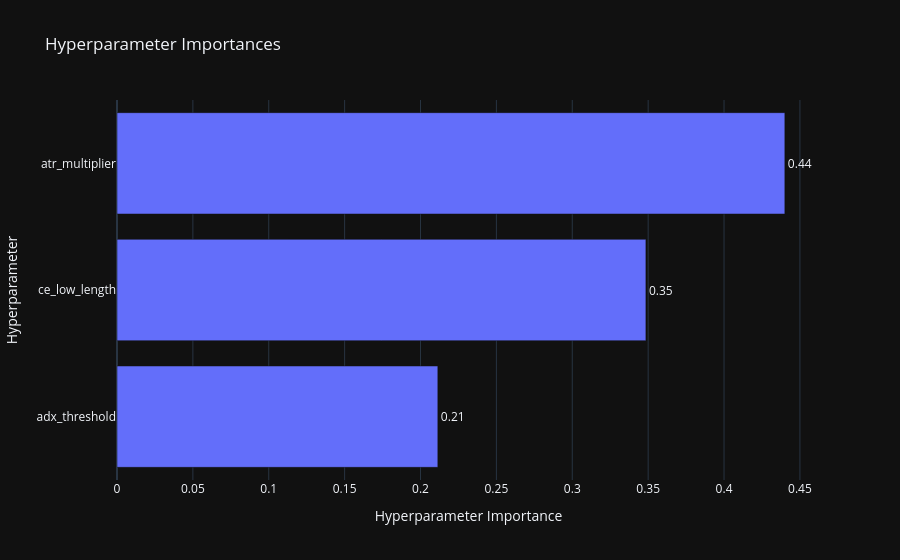
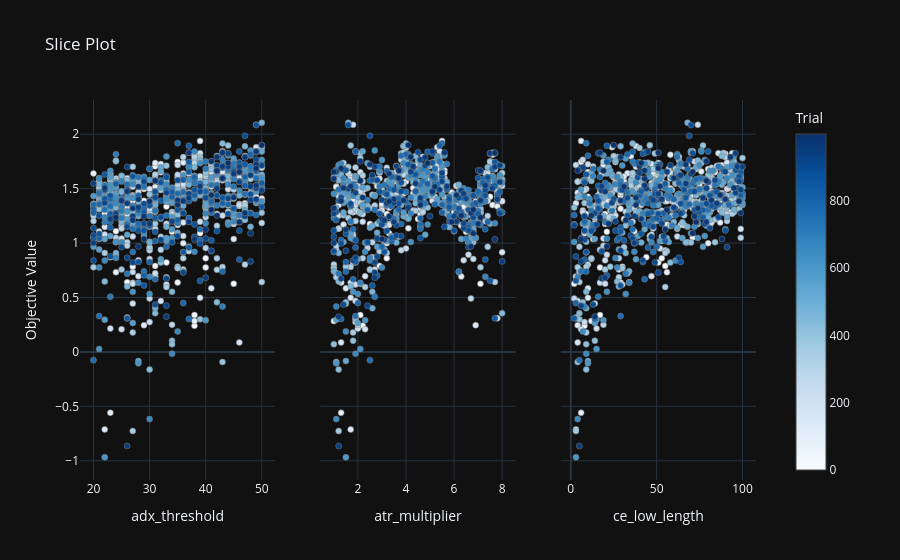

Notebook cell for these charts, in order:
### Markdown cell above
Visualization

### Code cell
fig = optuna.visualization.plot_param_importances(study)
show(fig)

fig2 = optuna.visualization.plot_slice(study, params=best_params.keys())
show(fig2)

### Figure 1 — Plotly figure (JSON) as saved in the notebook; plotly's stock layout.template omitted (floating-point values rounded to 4 significant figures)
{"data": [{"cliponaxis": false, "hovertemplate": ["adx_threshold (IntDistribution): 0.21141554210431213<extra></extra>", "ce_low_length (IntDistribution): 0.34851483192910976<extra></extra>", "atr_multiplier (FloatDistribution): 0.4400696259665781<extra></extra>"], "name": "Objective Value", "orientation": "h", "text": ["0.21", "0.35", "0.44"], "textposition": "outside", "x": [0.2114, 0.3485, 0.4401], "y": ["adx_threshold", "ce_low_length", "atr_multiplier"], "type": "bar"}], "layout": {"title": {"text": "Hyperparameter Importances"}, "xaxis": {"title": {"text": "Hyperparameter Importance"}}, "yaxis": {"title": {"text": "Hyperparameter"}}}}

### Figure 2 — Plotly figure (JSON) as saved in the notebook; plotly's stock layout.template omitted (floating-point values rounded to 4 significant figures; data arrays with more than 128 entries replaced by an {"elided": "..."} marker saying what was removed)
{"data": [{"marker": {"color": {"elided": "1000 int values"}, "colorbar": {"title": {"text": "Trial"}, "x": 1.0, "xpad": 40}, "colorscale": [[0.0, "rgb(247,251,255)"], [0.125, "rgb(222,235,247)"], [0.25, "rgb(198,219,239)"], [0.375, "rgb(158,202,225)"], [0.5, "rgb(107,174,214)"], [0.625, "rgb(66,146,198)"], [0.75, "rgb(33,113,181)"], [0.875, "rgb(8,81,156)"], [1.0, "rgb(8,48,107)"]], "line": {"color": "Grey", "width": 0.5}, "showscale": true}, "mode": "markers", "name": "Feasible Trial", "showlegend": false, "x": {"elided": "1000 int values"}, "y": {"elided": "1000 float values"}, "type": "scatter", "xaxis": "x", "yaxis": "y"}, {"marker": {"color": {"elided": "1000 int values"}, "colorbar": {"title": {"text": "Trial"}, "x": 1.0, "xpad": 40}, "colorscale": [[0.0, "rgb(247,251,255)"], [0.125, "rgb(222,235,247)"], [0.25, "rgb(198,219,239)"], [0.375, "rgb(158,202,225)"], [0.5, "rgb(107,174,214)"], [0.625, "rgb(66,146,198)"], [0.75, "rgb(33,113,181)"], [0.875, "rgb(8,81,156)"], [1.0, "rgb(8,48,107)"]], "line": {"color": "Grey", "width": 0.5}, "showscale": false}, "mode": "markers", "name": "Feasible Trial", "showlegend": false, "x": {"elided": "1000 float values"}, "y": {"elided": "1000 float values"}, "type": "scatter", "xaxis": "x2", "yaxis": "y2"}, {"marker": {"color": {"elided": "1000 int values"}, "colorbar": {"title": {"text": "Trial"}, "x": 1.0, "xpad": 40}, "colorscale": [[0.0, "rgb(247,251,255)"], [0.125, "rgb(222,235,247)"], [0.25, "rgb(198,219,239)"], [0.375, "rgb(158,202,225)"], [0.5, "rgb(107,174,214)"], [0.625, "rgb(66,146,198)"], [0.75, "rgb(33,113,181)"], [0.875, "rgb(8,81,156)"], [1.0, "rgb(8,48,107)"]], "line": {"color": "Grey", "width": 0.5}, "showscale": false}, "mode": "markers", "name": "Feasible Trial", "showlegend": false, "x": {"elided": "1000 int values"}, "y": {"elided": "1000 float values"}, "type": "scatter", "xaxis": "x3", "yaxis": "y3"}], "layout": {"xaxis": {"anchor": "y", "domain": [0.0, 0.2889], "title": {"text": "adx_threshold"}}, "yaxis": {"anchor": "x", "domain": [0.0, 1.0], "title": {"text": "Objective Value"}}, "xaxis2": {"anchor": "y2", "domain": [0.3556, 0.6444], "title": {"text": "atr_multiplier"}}, "yaxis2": {"anchor": "x2", "domain": [0.0, 1.0], "matches": "y", "showticklabels": false}, "xaxis3": {"anchor": "y3", "domain": [0.7111, 1.0], "title": {"text": "ce_low_length"}}, "yaxis3": {"anchor": "x3", "domain": [0.0, 1.0], "matches": "y", "showticklabels": false}, "title": {"text": "Slice Plot"}}}
